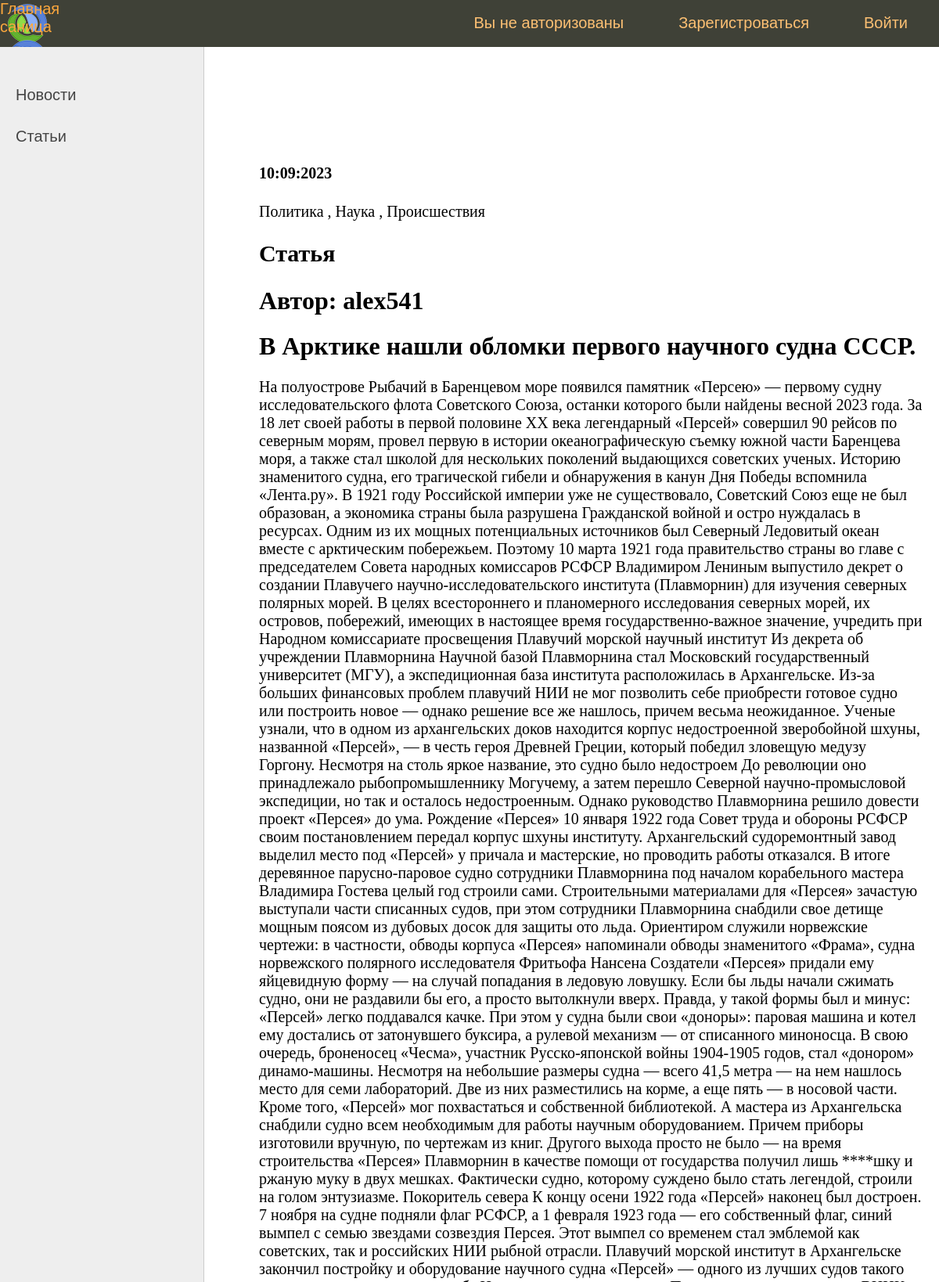
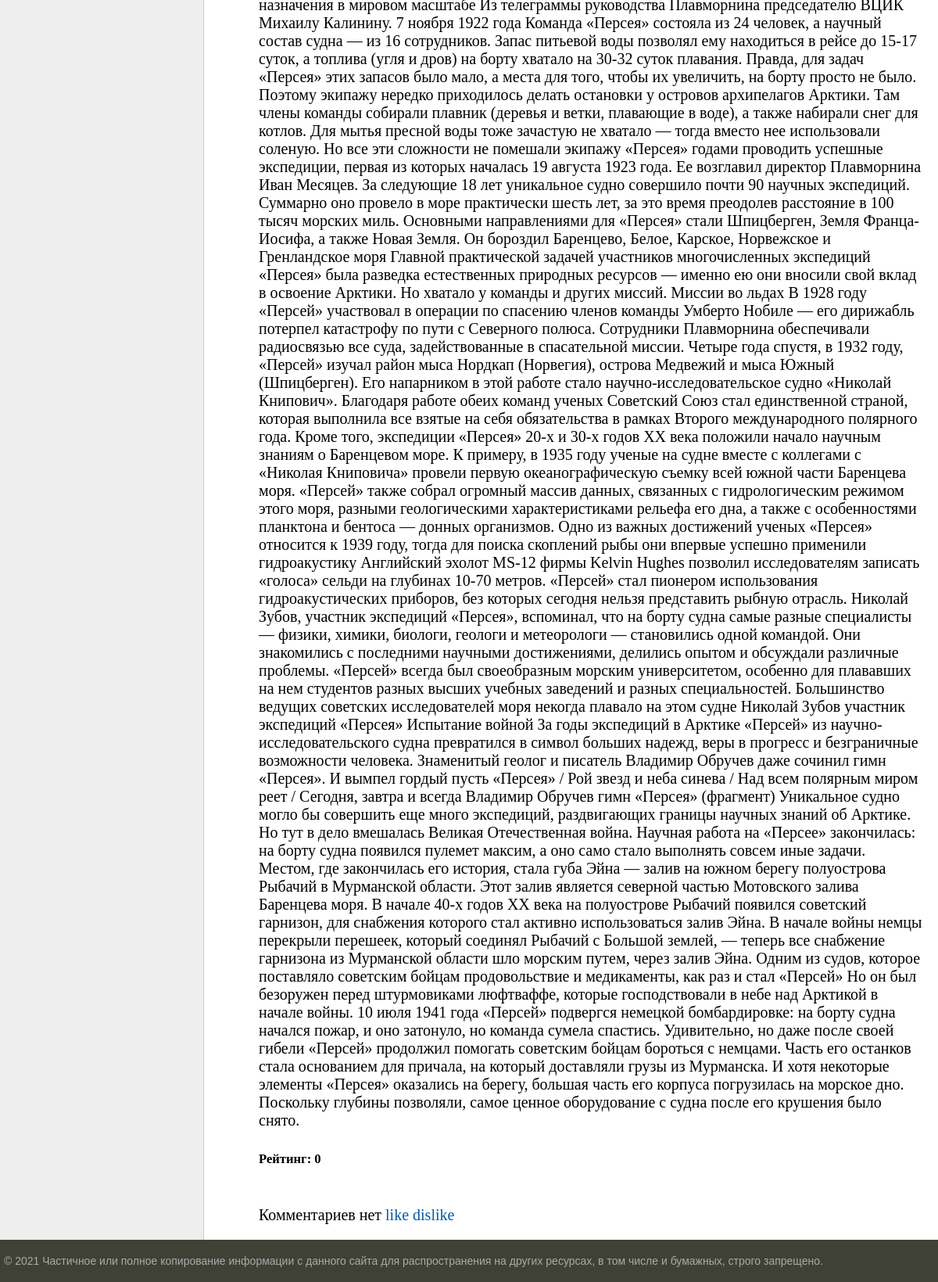
The app's page /news/13/ with its own data (2 pictures, top to bottom).
### newsportal/models.py (models this page shows, shortened)
class Post(models.Model):
    author = models.ForeignKey(Author, on_delete=models.CASCADE, verbose_name='Автор')
    type_post = models.CharField(max_length=1, choices=POSTS, verbose_name='Тип поста')
    time_created = models.DateTimeField(auto_now_add=True, verbose_name='Дата создания')
    category = models.ManyToManyField(Category, through="PostCategory", verbose_name='Категория')
    title =  models.CharField(max_length=255, verbose_name='Оглавление')
    content = models.TextField( verbose_name='Содержание')
    rating = models.SmallIntegerField(default=0, verbose_name='Рейтинг')

class Category(models.Model):
    name = models.CharField(max_length=150, unique=True)
    def __str__(self):
        return self.name

class Author(models.Model):
    author = models.OneToOneField(User, on_delete=models.CASCADE)
    rating = models.SmallIntegerField(default=0)
    def __str__(self):
        return self.author.username

### newsportal/views.py (the view)
# urls.py: path('news/<int:pk>/', DetailNews.as_view(), name='one_news'),
class DetailNews(DetailView):
    model = Post
    template_name = 'one_news.html'
    context_object_name = 'news'
    def get_context_data(self, **kwargs):
        post = get_object_or_404(Post, id=self.kwargs['pk'])
        context = super().get_context_data(**kwargs)
        context['author1'] = str(post.author)
        context['admin'] = 'admin'
        context['title'] = 'Новость'
        return context

### newsportal/templatetags/custom_filters.py (called while the page is built)
@register.filter()
def censor(value:str):
   swear_words = ('банан', 'морков', 'карто', 'броккол', 'ананас',
                  'Банан', 'Морков', 'Карто', 'Броккол', 'Ананас',)
   for word in swear_words:
      if word in value:
          value = value.replace(word, '****')
   return value

### templates/one_news.html (shortened to what this page needs)
{% extends 'default.html' %}
{% load custom_filters %}
{% block content %} <br>
<h4>{{ news.time_created|date:'d:m:Y' }}</h4>
{% if news.category.all %}
 {% for cat in news.category.all %}
{{ cat }}    {% if not forloop.last %}, {% endif %}
{% endfor %}
{% endif %}
<h2>{{ news.get_type_post_display }}</h2>
<h1>Автор: {{ news.author }}</h1>
<h1>{{ news.title|censor }}</h1>
<p>{{ news.content|censor }}</p>
<h5>Рейтинг: {{ news.rating }}</h5>
{% if  news.comment_set.all %}
<br>
Комментарии: {% for comment in news.comment_set.all %}
{{ comment.user }} <br> <a href="{% url 'showcomment' comment.pk %}">{{ comment.content|censor }}</a>
<br> рейтинг  {{ comment.rating }}<hr>
{% endfor %}
{% else %}<br> Комментариев нет
{% endif %}
<a href="{% url 'like-news' news.pk %}">like</a>
<a href="{% url 'dislike-news' news.pk %}">dislike</a>
{% endblock content %}

### static/styles.css (style rules this page uses)
html, body { font-family: 'Arial'; margin: 0; padding: 0; height: 100%; width: 100%; color: #444; }
a { color: #0059b2; text-decoration: none; }
.content-text h1 { font-size: 32px; }

### records on screen
Post: time_created "10:09:2023", type_post "Статья", author "alex541", title|censor "В Арктике нашли обломки первого научного судна СССР.", content|censor "На полуострове Рыбачий в Баренцевом море появился памятник «Персею» — первому судну исследовательского флота Советского Союза, останки которого были найдены весной 2023 года. За 18 лет своей работы в первой половине XX века легендарный «Персей» совершил 90 рейсов по северным морям, провел первую в истории океанографическую съемку южной части Баренцева моря, а также стал школой для нескольких поколений выдающихся советских ученых. Историю знаменитого судна, его трагической гибели и обнаружения в канун Дня Победы вспомнила «Лента.ру». В 1921 году Российской империи уже не существовало, Советский Союз еще не был образован, а экономика страны была разрушена Гражданской войной и остро нуждалась…", rating "0"
Category: name "Политика"
Category: name "Наука"
Category: name "Происшествия"
